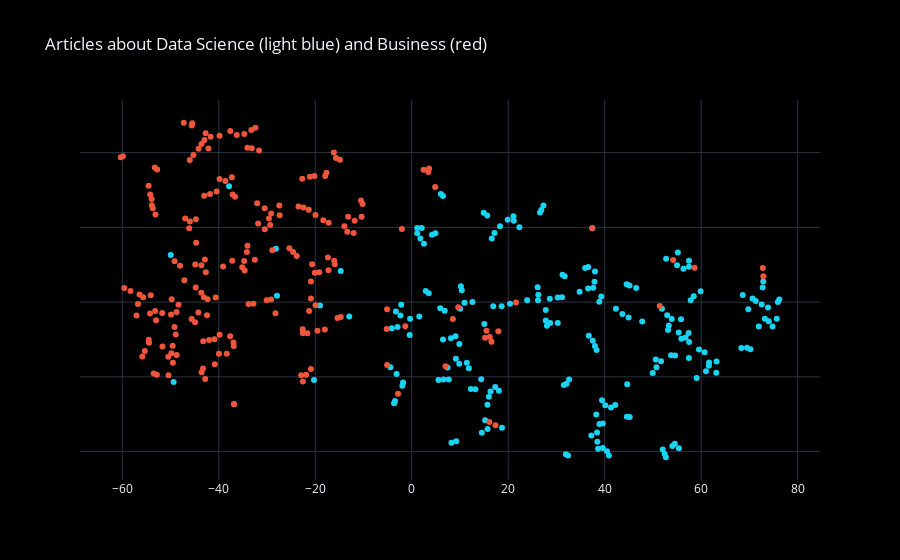

The notebook cell saved with this chart:
### Code cell
# Use Plotly to create a scatter plot using the 2 dimensional data Pt.2

# Plot Construction
labels = {
    "x": "", # label for x-axis
    "y": "", # label for y-axis
    "color": "" # label for the color representation in the plot
}
hover_data = {
    "x": False, 
    "y": False,
    "color": True
}
# ^ specifies what information is displayed when hovering over points in a plot 
# ^ all true or false: setting to false will stop that information from appearing 
color_discrete_map = {
    "color": [
        px.colors.qualitative.Plotly[5] # light blue
        if i < len(x_dimension) / 2 # assigns light blue to first half of data points
        else px.colors.qualitative.Plotly[1] # red
        for i in range(len(x_dimension)) # assigns red to second half of data points
    ]
}
# ^ creates a list of colors for the "color" attribute in the x_dimension 
# ^ colors the plots on the graph
# ^ px.colors.qualitative.Plotly is a color palette list
title = "Articles about Data Science (light blue) and Business (red)"
fig = px.scatter(
    df_tsne, # DataFrame containing data to be plotted
    x="x", # Determines column from DataFrame for x-coords
    y="y", # Determines column from DataFrame for y-coords
    hover_name="title", # Determines the column from DataFrame used to label points
    labels=labels, # Sets axis labels and legend title
    hover_data=hover_data, # Controls what information is displayed when hovering over data points
    color="color", # Determine column from DataFrame to assign a color to each point
    color_discrete_map=color_discrete_map, # Maps discrete colors to specific data values
    height=400, # Sets height of the plot
    template="plotly_dark", # Chooses theme (dark) for the plot
    title=title # Sets the title of the plot
)
fig.update_yaxes(showticklabels=False)
fig.update_xaxes(zeroline=False)
fig.update_yaxes(zeroline=False)
fig.update_layout(showlegend=False)
fig.update_layout({
    "plot_bgcolor": "black",
    "paper_bgcolor": "black"
})
# ^ change background colors

# Display Plot
fig.show()

### Figure 1 — Plotly figure (JSON) as saved in the notebook; plotly's stock layout.template omitted (floating-point values rounded to 4 significant figures; data arrays with more than 128 entries replaced by an {"elided": "..."} marker saying what was removed)
{"data": [{"customdata": {"elided": "400x1 str values"}, "hovertemplate": "<b>%{hovertext}</b><br><br>=%{customdata[0]}<extra></extra>", "hovertext": {"elided": "400 str values"}, "legendgroup": "color", "marker": {"color": {"elided": "400 str values"}, "symbol": "circle"}, "mode": "markers", "name": "color", "orientation": "v", "showlegend": true, "type": "scatter", "x": {"elided": "400 float values"}, "xaxis": "x", "y": {"elided": "400 float values"}, "yaxis": "y"}], "layout": {"autosize": true, "legend": {"title": {"text": ""}, "tracegroupgap": 0}, "paper_bgcolor": "black", "plot_bgcolor": "black", "showlegend": false, "title": {"text": "Articles about Data Science (light blue) and Business (red)"}, "xaxis": {"anchor": "y", "autorange": true, "domain": [0, 1], "range": [-68.61, 84.47], "title": {"text": ""}, "type": "linear", "zeroline": false}, "yaxis": {"anchor": "x", "autorange": true, "domain": [0, 1], "range": [-48.89, 55.37], "showticklabels": false, "title": {"text": ""}, "type": "linear", "zeroline": false}}}
